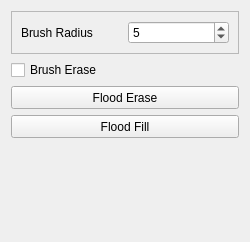
       <widget class="QWidget" name="tab_4" >
        <property name="geometry" >
         <rect>
          <x>8</x>
          <y>28</y>
          <width>250</width>
          <height>242</height>
         </rect>
        </property>
        <attribute name="title" >
         <string>Paint Brush</string>
        </attribute>
        <layout class="QVBoxLayout" name="verticalLayout_6" >
         <item>
          <widget class="QFrame" name="frame" >
           <property name="frameShape" >
            <enum>QFrame::StyledPanel</enum>
           </property>
           <property name="frameShadow" >
            <enum>QFrame::Raised</enum>
           </property>
           <layout class="QHBoxLayout" name="horizontalLayout_4" >
            <item>
             <widget class="QLabel" name="label_9" >
              <property name="text" >
               <string>Brush Radius</string>
              </property>
              <property name="buddy" >
               <cstring>spinBox</cstring>
              </property>
             </widget>
            </item>
            <item>
             <widget class="QSpinBox" name="spinBox" >
              <property name="minimum" >
               <number>1</number>
              </property>
              <property name="value" >
               <number>5</number>
              </property>
             </widget>
            </item>
           </layout>
          </widget>
         </item>
         <item>
          <widget class="QCheckBox" name="checkBox_2" >
           <property name="layoutDirection" >
            <enum>Qt::LeftToRight</enum>
           </property>
           <property name="text" >
            <string>Brush Erase</string>
           </property>
          </widget>
         </item>
         <item>
          <widget class="QToolButton" name="toolButton_6" >
           <property name="sizePolicy" >
            <sizepolicy vsizetype="Fixed" hsizetype="Expanding" >
             <horstretch>0</horstretch>
             <verstretch>0</verstretch>
            </sizepolicy>
           </property>
           <property name="minimumSize" >
            <size>
             <width>60</width>
             <height>23</height>
            </size>
           </property>
           <property name="text" >
            <string>Flood Erase</string>
           </property>
          </widget>
         </item>
         <item>
          <widget class="QToolButton" name="toolButton_5" >
           <property name="sizePolicy" >
            <sizepolicy vsizetype="Fixed" hsizetype="Expanding" >
             <horstretch>0</horstretch>
             <verstretch>0</verstretch>
            </sizepolicy>
           </property>
           <property name="minimumSize" >
            <size>
             <width>60</width>
             <height>23</height>
            </size>
           </property>
           <property name="text" >
            <string>Flood Fill</string>
           </property>
          </widget>
         </item>
         <item>
          <spacer name="verticalSpacer_7" >
           <property name="orientation" >
            <enum>Qt::Vertical</enum>
           </property>
           <property name="sizeHint" stdset="0" >
            <size>
             <width>20</width>
             <height>40</height>
            </size>
           </property>
          </spacer>
         </item>
        </layout>
       </widget>
